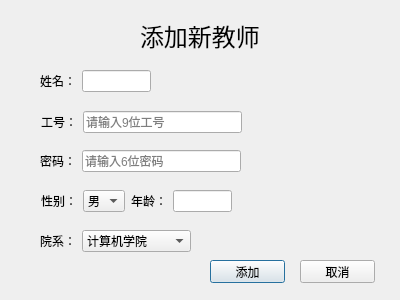
<?xml version="1.0" encoding="UTF-8"?>
<ui version="4.0">
 <class>addtea</class>
 <widget class="QDialog" name="addtea">
  <property name="geometry">
   <rect>
    <x>0</x>
    <y>0</y>
    <width>400</width>
    <height>300</height>
   </rect>
  </property>
  <property name="windowTitle">
   <string>学生选课和成绩管理系统</string>
  </property>
  <widget class="QLabel" name="label">
   <property name="geometry">
    <rect>
     <x>140</x>
     <y>20</y>
     <width>121</width>
     <height>31</height>
    </rect>
   </property>
   <property name="font">
    <font>
     <pointsize>18</pointsize>
    </font>
   </property>
   <property name="text">
    <string>添加新教师</string>
   </property>
  </widget>
  <widget class="QWidget" name="layoutWidget">
   <property name="geometry">
    <rect>
     <x>40</x>
     <y>70</y>
     <width>111</width>
     <height>22</height>
    </rect>
   </property>
   <layout class="QHBoxLayout" name="horizontalLayout">
    <item>
     <widget class="QLabel" name="label_2">
      <property name="text">
       <string>姓名：</string>
      </property>
     </widget>
    </item>
    <item>
     <widget class="QLineEdit" name="le_tea_name">
      <property name="clearButtonEnabled">
       <bool>true</bool>
      </property>
     </widget>
    </item>
   </layout>
  </widget>
  <widget class="QWidget" name="layoutWidget">
   <property name="geometry">
    <rect>
     <x>40</x>
     <y>150</y>
     <width>201</width>
     <height>22</height>
    </rect>
   </property>
   <layout class="QHBoxLayout" name="horizontalLayout_3">
    <item>
     <widget class="QLabel" name="label_4">
      <property name="text">
       <string>密码：</string>
      </property>
     </widget>
    </item>
    <item>
     <widget class="QLineEdit" name="le_tea_password">
      <property name="maxLength">
       <number>6</number>
      </property>
      <property name="placeholderText">
       <string>请输入6位密码</string>
      </property>
      <property name="clearButtonEnabled">
       <bool>true</bool>
      </property>
     </widget>
    </item>
   </layout>
  </widget>
  <widget class="QWidget" name="layoutWidget">
   <property name="geometry">
    <rect>
     <x>41</x>
     <y>111</y>
     <width>201</width>
     <height>22</height>
    </rect>
   </property>
   <layout class="QHBoxLayout" name="horizontalLayout_2">
    <item>
     <widget class="QLabel" name="label_3">
      <property name="text">
       <string>工号：</string>
      </property>
     </widget>
    </item>
    <item>
     <widget class="QLineEdit" name="le_tea_id">
      <property name="maxLength">
       <number>9</number>
      </property>
      <property name="placeholderText">
       <string>请输入9位工号</string>
      </property>
      <property name="clearButtonEnabled">
       <bool>true</bool>
      </property>
     </widget>
    </item>
   </layout>
  </widget>
  <widget class="QWidget" name="layoutWidget">
   <property name="geometry">
    <rect>
     <x>40</x>
     <y>230</y>
     <width>151</width>
     <height>22</height>
    </rect>
   </property>
   <layout class="QHBoxLayout" name="horizontalLayout_5">
    <item>
     <widget class="QLabel" name="label_7">
      <property name="text">
       <string>院系：</string>
      </property>
     </widget>
    </item>
    <item>
     <widget class="QComboBox" name="cbb_tea">
      <property name="sizePolicy">
       <sizepolicy hsizetype="Expanding" vsizetype="Fixed">
        <horstretch>0</horstretch>
        <verstretch>0</verstretch>
       </sizepolicy>
      </property>
      <item>
       <property name="text">
        <string>计算机学院</string>
       </property>
      </item>
      <item>
       <property name="text">
        <string>数理学院</string>
       </property>
      </item>
      <item>
       <property name="text">
        <string>外国语学院</string>
       </property>
      </item>
      <item>
       <property name="text">
        <string>经济管理学院</string>
       </property>
      </item>
      <item>
       <property name="text">
        <string>体育学院</string>
       </property>
      </item>
     </widget>
    </item>
   </layout>
  </widget>
  <widget class="QPushButton" name="btn_sys_addtea">
   <property name="geometry">
    <rect>
     <x>210</x>
     <y>260</y>
     <width>75</width>
     <height>23</height>
    </rect>
   </property>
   <property name="text">
    <string>添加</string>
   </property>
  </widget>
  <widget class="QPushButton" name="btn_sys_addteacancel">
   <property name="geometry">
    <rect>
     <x>300</x>
     <y>260</y>
     <width>75</width>
     <height>23</height>
    </rect>
   </property>
   <property name="text">
    <string>取消</string>
   </property>
  </widget>
  <widget class="QWidget" name="layoutWidget">
   <property name="geometry">
    <rect>
     <x>41</x>
     <y>190</y>
     <width>191</width>
     <height>22</height>
    </rect>
   </property>
   <layout class="QHBoxLayout" name="horizontalLayout_4">
    <item>
     <widget class="QLabel" name="label_5">
      <property name="text">
       <string>性别：</string>
      </property>
     </widget>
    </item>
    <item>
     <widget class="QComboBox" name="cbb_sex">
      <item>
       <property name="text">
        <string>男</string>
       </property>
      </item>
      <item>
       <property name="text">
        <string>女</string>
       </property>
      </item>
     </widget>
    </item>
    <item>
     <widget class="QLabel" name="label_6">
      <property name="text">
       <string>年龄：</string>
      </property>
     </widget>
    </item>
    <item>
     <widget class="QLineEdit" name="le_tea_age">
      <property name="maxLength">
       <number>2</number>
      </property>
      <property name="clearButtonEnabled">
       <bool>true</bool>
      </property>
     </widget>
    </item>
   </layout>
  </widget>
 </widget>
 <resources/>
 <connections/>
</ui>
